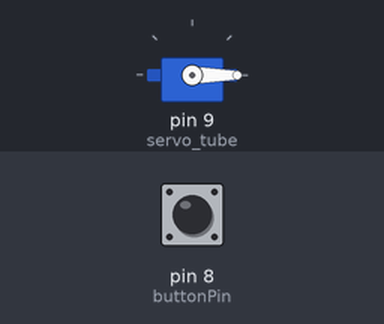
The sketch below on a simulated Arduino Uno, built with avr-gcc and run on an emulated ATmega328P. Parts: servo. Inputs (shaded band) come from the test bench; at power-on: pin 8 (buttonPin) LOW. What the sketch prints to the serial monitor is not drawn.

Above: at 1.2 s.
1.3 s: pin 8 (buttonPin) pulled HIGH for 0.15 s
At 2.07 s:
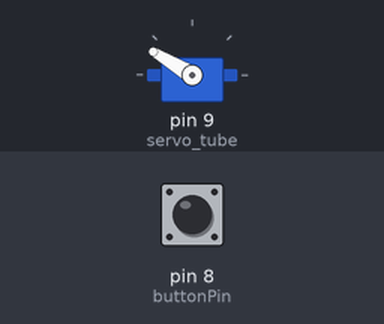
At 3.0 s:
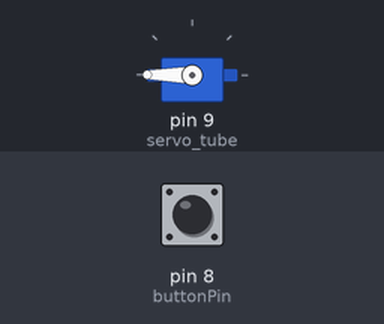
4.4 s: pin 8 (buttonPin) pulled HIGH for 1 s
At 4.9 s:
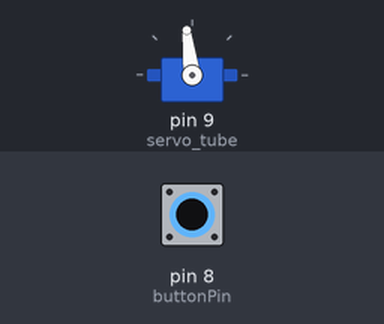
Timing chart, 0 to 8.7 s (numbered marks = the images above; inputs shaded):
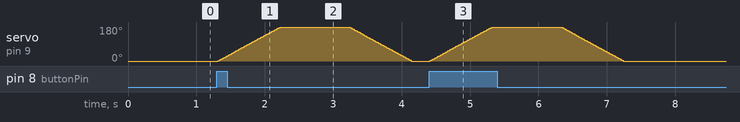

The sketch:

servo_test_v2.ino
```cpp
#include <Servo.h>
const int buttonPin = 8; //pin for button

Servo servo_tube;  // create servo object to control a servo
int pos = 0;    // variable to store the servo position

void setup() {
  Serial.begin(9600); // open the serial port at 9600 bps:
  servo_tube.attach(9);  // set the tube servo to digital pin 9
  servo_tube.write(0);  // set the starting position of the servo to 0
}

void loop() {
  int buttonState;  // local variable to hold the pushbutton states

  //read the digital state of buttonPin with digitalRead() function and store the value in buttonState variable
  buttonState = digitalRead(buttonPin);
  Serial.println(buttonState);

  //if the button is pressed increment counter and wait a tiny bit to give us some time to release the button
  if (buttonState == HIGH) // When button is pressed rotate the tube and return tostarting position
  {
    for (pos = 0; pos <= 180; pos += 1) { // goes from 0 degrees to 180 degrees
      // in steps of 1 degree
      servo_tube.write(pos);              // tell servo to go to position in variable 'pos'
      delay(5);   // takes 5ms for the servo to reach the position
    }

    delay(1000); //wait for 1 second to deposit candy

    for (pos = 180; pos >= 0; pos -= 1) { // goes from 180 degrees to 0 degrees
      servo_tube.write(pos);              // tell servo to go to position in variable 'pos'
      delay(5); // takes 5ms for the servo to reach the position
    }
    Serial.println(servo_tube.read());
    servo_tube.write(0);  // reset position to 0 if it got stuck
  }


}
```

Measured:
- after the input at 1.3 s, servo on pin 9 (servo_tube): rises from 0° to 180° in 0.91 s, then falls to 0° in 1.9 s
- after the input at 4.4 s, servo on pin 9 (servo_tube): rises from 0° to 180° in 0.91 s, then falls to 0° in 1.9 s
